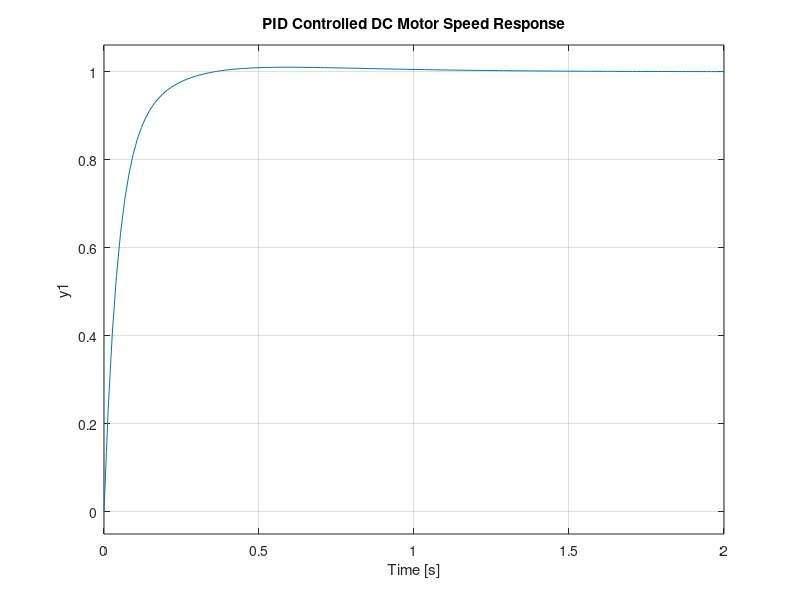

MATLAB code for this plot: (Note: this script raises an error after producing the figure.)
clc;
clear;
close all;

J = 0.01;
b = 0.1;
K = 0.01;
R = 1;
L = 0.5;

s = tf('s');

G = K/((J*s+b)*(L*s+R)+K^2);

Kp = 100;
Ki = 200;
Kd = 10;

C = pid(Kp,Ki,Kd);

T = feedback(C*G,1);

step(T)
grid on
title('PID Controlled DC Motor Speed Response')

stepinfo(T)
